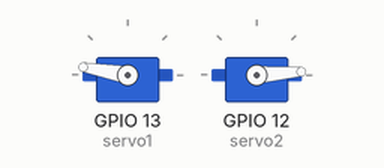
Simulated run of this program. Board: ESP32 board running MicroPython. Parts: 2 × servo. Servo angles are drawn from the pulse width (0.5 ms = 0°, 2.5 ms = 180°); what the program prints to the serial console is not drawn. At 10.8 s the program stops and its outputs stay as they are.

Above: at 0.05 s.
Timing chart, 0 to 3.1 s (numbered marks = the images above):
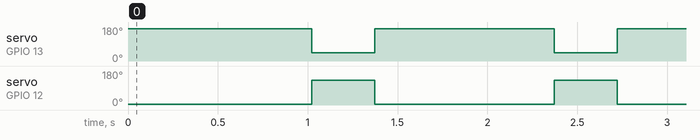

Measured:
- by itself, servo on GPIO 13 (servo1): alternates 170° for 1.0 s and 43° for 0.35 s
- by itself, servo on GPIO 12 (servo2): alternates 131° for 0.35 s and 4° for 1.0 s

The program:

main.py
```python
# # main.py: Main program logic
# from bno08x_i2c import *
from boot import get_hardware
import time

# # Get hardware instances
i2c1, servo1, servo2, range_low1, range_high1, range_low2, range_high2 = get_hardware()

from machine import Pin, PWM
from time import sleep, ticks_ms, ticks_diff

frequency = 50
range_low1 = 50
range_high1 = 122

range_low2 = 28
range_high2 = 100

servo1 = PWM(Pin(13), freq=frequency)
servo2 = PWM(Pin(12), freq=frequency)

start_time = ticks_ms()

while ticks_diff(ticks_ms(), start_time) < 10000:
    servo1.duty(range_high1)
    #sleep(0.09)
    servo2.duty(range_low2)
    sleep(1)
    servo1.duty(range_low1)
    #sleep(0.09)
    servo2.duty(range_high2)
    sleep(0.35)
    print("Cycle complete")

servo1.duty(range_high1)
servo2.duty(range_low2)
print("Finished")
```

boot.py
```python
# boot.py: Hardware initialization and setup tasks
from machine import I2C, Pin, UART, PWM
import time

# I2C Configuration
I2C1_SDA = Pin(32)
I2C1_SCL = Pin(33)

i2c1 = I2C(1, scl=I2C1_SCL, sda=I2C1_SDA, freq=100000, timeout=200000)
print("I2C Device found at address: ", i2c1.scan(), "\n")

# Servo Configuration
frequency = 50
range_low1 =  50
range_high1 = 122

range_low2 =  28
range_high2 = 100
servo1 = PWM(Pin(13), freq=frequency)
servo2 = PWM(Pin(12), freq=frequency)

# Export variables for use in main.py
def get_hardware():
    return i2c1, servo1, servo2, range_low1, range_high1, range_low2, range_high2
```
